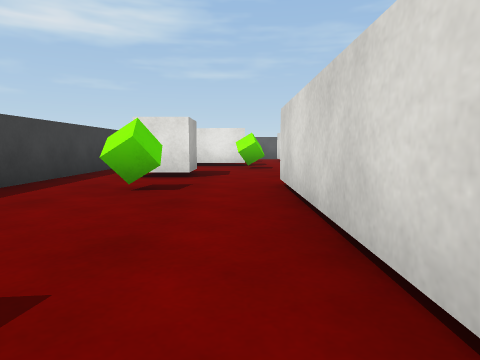
view 1 (above)

24 first-person views from a walk through a Unity game level. The camera is 0.55 m above the floor, tilts 6° down and sees 75° across. The floor is counted in squares, 1 m on a side. Each view is taken from the middle of a square. On the plan, view 1 faces up. The plan holds only what a view shows up to about 9 squares ahead; the rest is blank. The player is left out. Surface patterns are stand-ins for the level's own textures.

view 2
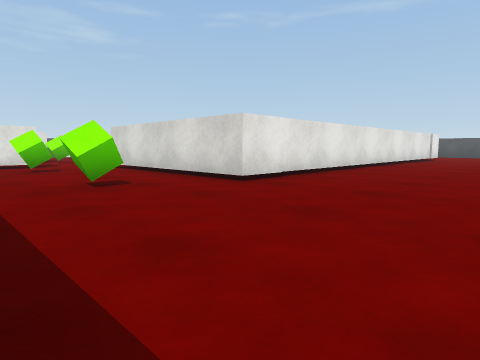

view 3
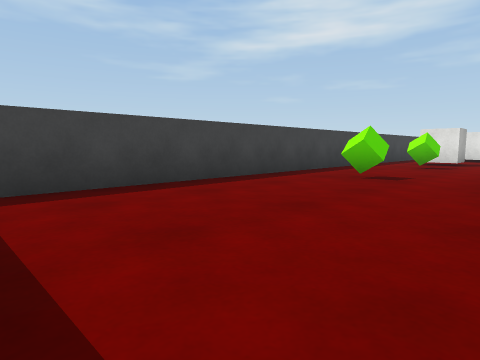

view 4
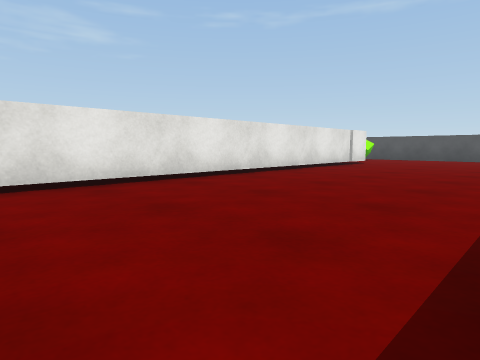

view 5
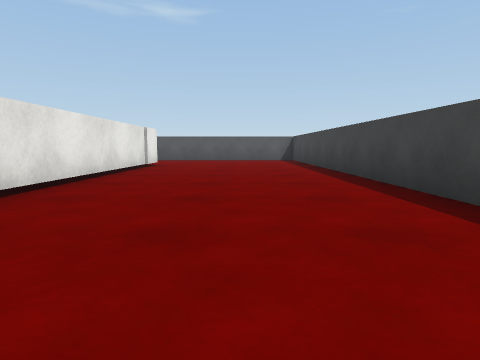

view 6
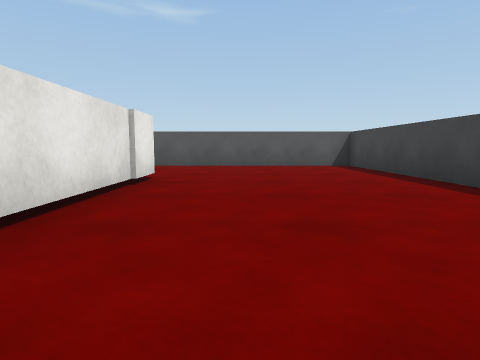

view 7
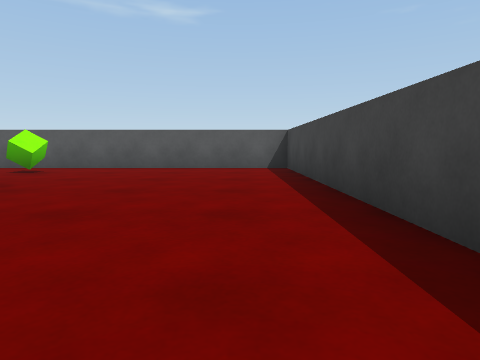

view 8
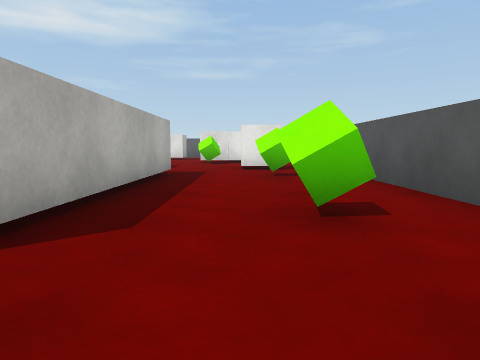

view 9
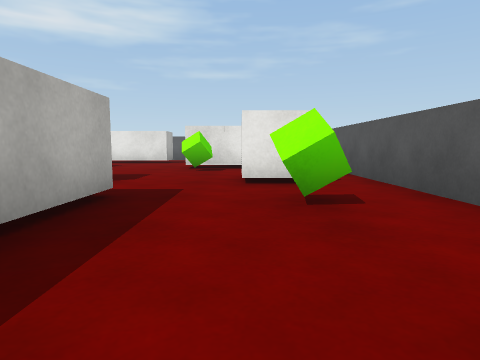

view 10
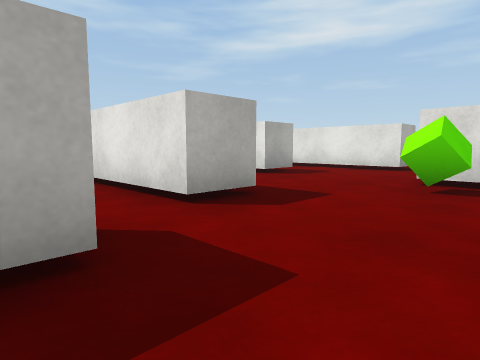

view 11
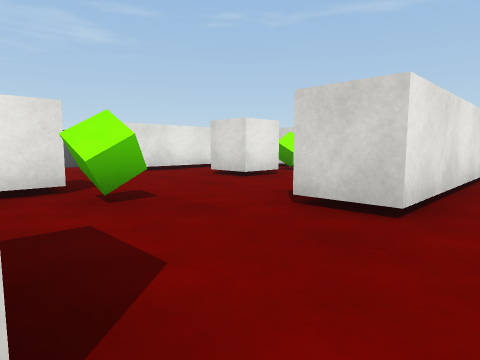

view 12
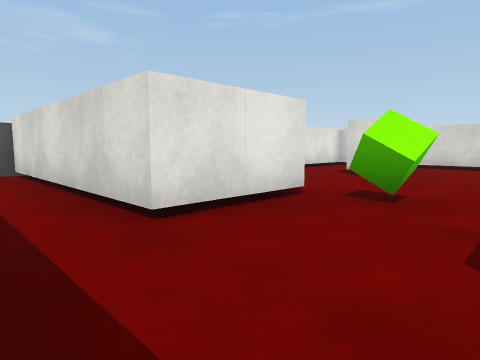

view 13
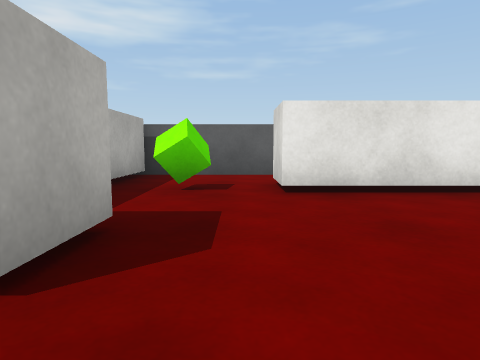

view 14
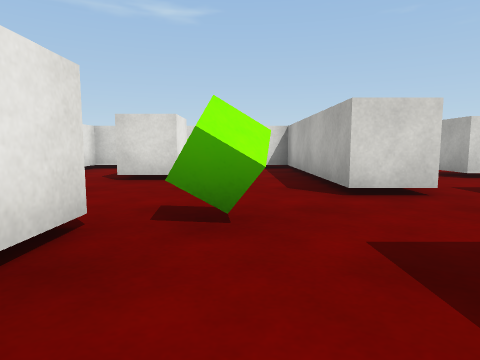

view 15
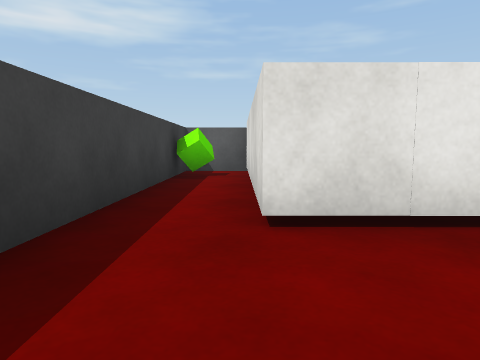

view 16
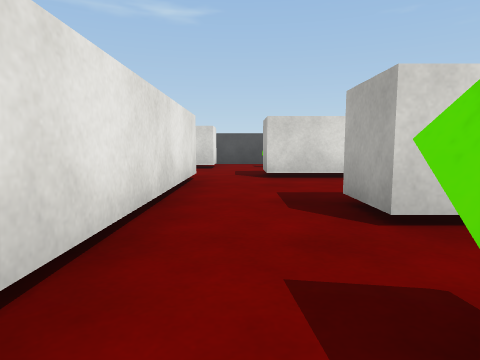

view 17
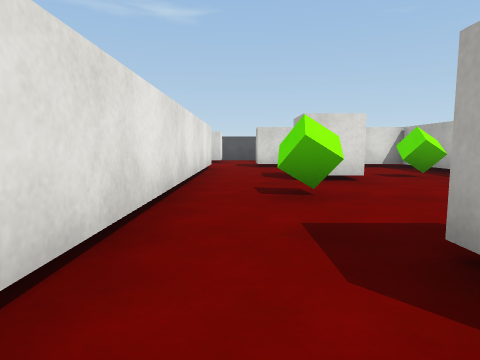

view 18
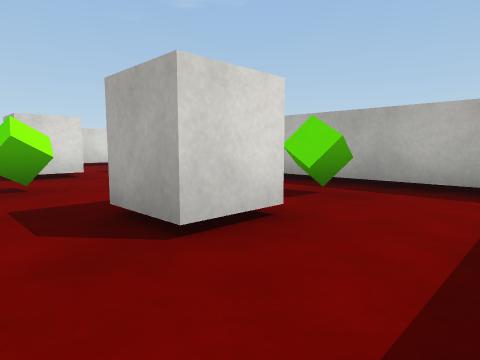

view 19
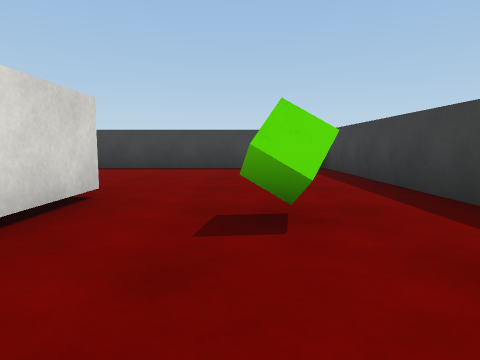

view 20
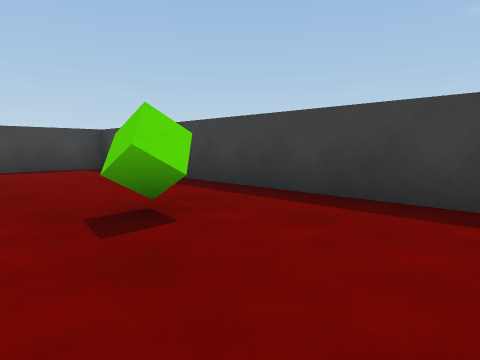

view 21
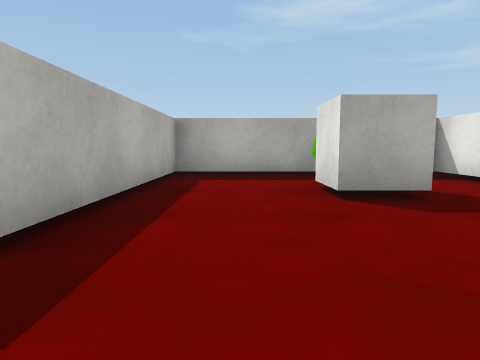

view 22
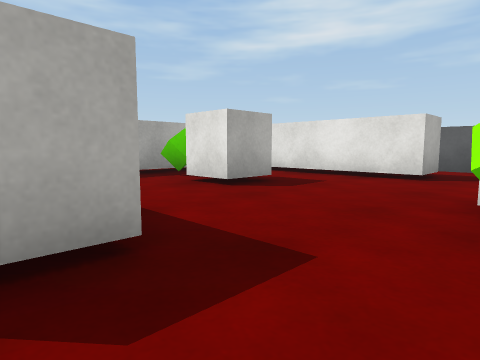

view 23
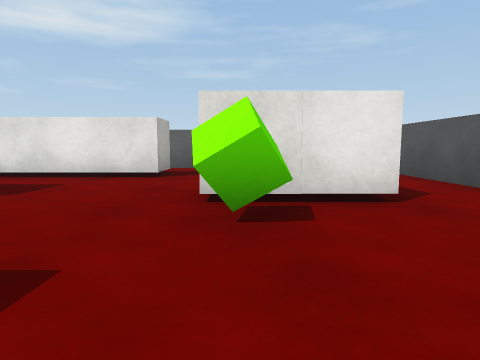

view 24
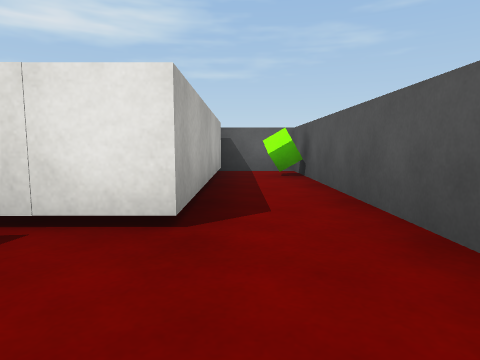

### Floor plan
Points are (right, up) in squares from view 1. A wall is a line through its corners. A room is listed if a view was taken in it or the views show most of it. See-through windows are left out.
Room 1 (views 1, 2, 3, 4, 5, 6, 7, 8, 9, 10, 11, 12, 14, 15, 19, 20, 21, 22, 23, 24)
walls: (5.9, -5.3) (16.3, -5.3) (16.3, 14.2) (14.5, 14.2); (11.6, 4.5) (12.6, 4.5) (12.6, -0.4) (0.6, -0.4) (0.6, 4.6); (1.5, 5.8) (1.5, 6.8); (11.5, 6.8) (11.5, 5.8); (-0.8, 9.1) (-1.8, 9.1) (-1.8, 14.1); (14.6, 13.9) (14.6, 9.1) (13.5, 9.1); (-3.2, 14.2) (-3.2, -5.3) (2.8, -5.3)
ways out: opening at (0.5, 8.5) to room 2; opening at (2, 5) to room 3; opening at (11, 5) to room 3; opening at (12.3, 8) to room 4
objects: green cube (-3, 13); cube (-2, 6) to (-1, 6); green cube (-1, 1); green cube (-1, 4); green cube (0, 8); cube (14, 6) to (15, 6); green cube (15, 1); green cube (15, 4)
Room 2 (view 13)
walls: (1.5, 6.8) (6.1, 6.8) (6.1, 11.7) (1.5, 11.7)
ways out: opening at (0.5, 8.5) to room 1; opening at (0.5, 12)
objects: cube (0, 9) to (0, 10); cube (3, 9) to (4, 10); green cube (5, 9)
Room 3 (views 16, 17, 18)
walls: (2.5, 0.6) (5.4, 0.6); (9.5, 0.6) (11.6, 0.6) (11.6, 4.5); (11.5, 5.8) (1.5, 5.8)
ways out: opening at (2, 5) to room 1; opening at (11, 5) to room 1
objects: green cube (4, 2); cube (4, 3) to (4, 4); green cube (7, 4); cube (8, 3) to (9, 4); green cube (9, 2)
Room 4 (no view inside)
walls: (11.5, 11.7) (7.1, 11.7) (7.1, 6.8) (11.5, 6.8)
ways out: opening at (12.3, 8) to room 1; opening at (12.5, 12)
objects: green cube (8, 10); cube (9, 9) to (9, 10); green cube (13, 9); cube (13, 10)

Positions as (right, up) in squares from view 1, and headings:
1: (0, 0), facing up
2: (-3, -4), facing up-right
3: (1, -5), facing up-left
4: (2, -5), facing up-right
5: (3, -3), facing right
6: (7, -2), facing right
7: (8, -4), facing right
8: (14, -2), facing up
9: (14, 1), facing up
10: (14, 4), facing up-left
11: (-1, 5), facing up-right
12: (-3, 7), facing up-right
13: (1, 8), facing up
14: (-2, 8), facing right
15: (-2, 7), facing up
16: (6, 5), facing right
17: (3, 5), facing right
18: (2, 5), facing down-right
19: (-1, 3), facing down
20: (0, 3), facing down-left
21: (13, 8), facing left
22: (13, 6), facing up-left
23: (13, 6), facing up
24: (15, 7), facing up
